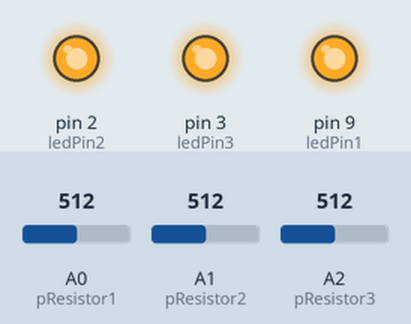
Recording of a sketch running on a simulated Arduino Uno, built with avr-gcc and run on an emulated ATmega328P. On the bench: output pins drawn as LEDs (lit = HIGH). The inputs (shaded band) are chosen by the test bench; at power-on: A0 (pResistor1) = 512, A1 (pResistor2) = 512, A2 (pResistor3) = 512.

Above: at 1.2 s.
1.3 s: A0 (pResistor1) set to 689
2.8 s: A0 (pResistor1) set to 707
At 3.3 s:
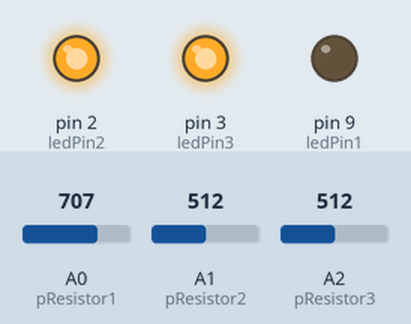
4.3 s: A1 (pResistor2) set to 683
5.8 s: A1 (pResistor2) set to 708
At 6.3 s:
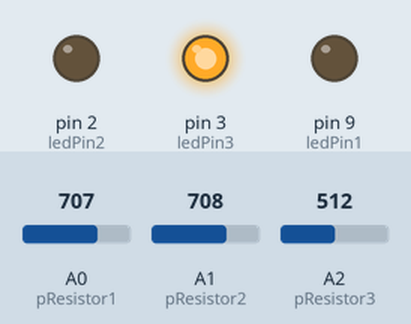
7.3 s: A2 (pResistor3) set to 692
8.8 s: A2 (pResistor3) set to 713
At 9.9 s:
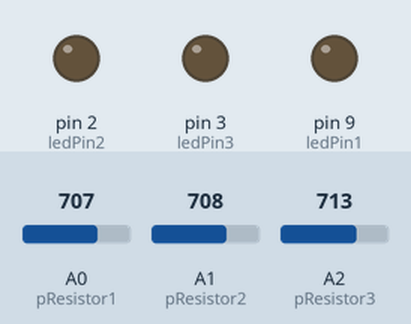
Timing chart, 0 to 11.3 s (numbered marks = the images above; inputs shaded):
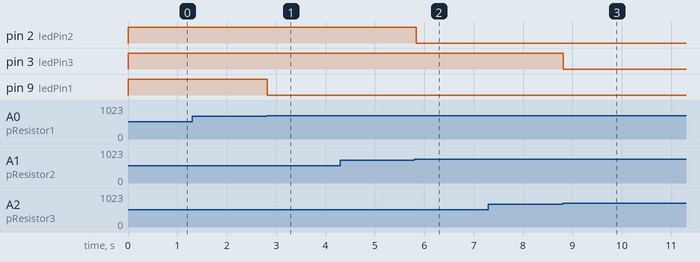

The sketch:

ghostbusters.ino
```cpp
/* Use a photoresistor (or photocell) to turn on an LED in the dark
   More info and circuit schematic: http://www.ardumotive.com/how-to-use-a-photoresistor-en.html
   Dev: Michalis Vasilakis // Date: 8/6/2015 // www.ardumotive.com */

//Higher number = more light needed to turn off.
//Increase by increments of 10 to finetune.
//CHANGE THIS AUDREY :)
int threshold = 700;

//Constants
const int pResistor1 = A0; // Photoresistor at Arduino analog pin A0
const int ledPin1=9;       // Led pin at Arduino pin 9
const int pResistor2 = A1;
const int pResistor3 = A2;
const int ledPin2 = 2;
const int ledPin3 = 3;

//Variables
int value1;          // Store value from photoresistor (0-1023)
int value2;
int value3;

void setup(){
 pinMode(ledPin1, OUTPUT);  // Set lepPin - 9 pin as an output
 pinMode(pResistor1, INPUT);// Set pResistor - A0 pin as an input (optional)
 pinMode(pResistor2, INPUT);
 pinMode(ledPin2, OUTPUT);
 pinMode(ledPin3, OUTPUT);
 pinMode(pResistor3, INPUT);
}

void loop(){
  value1 = analogRead(pResistor1);
  value2 = analogRead(pResistor2);
  value3 = analogRead(pResistor3);

  //You can change value "25"
  if (value1 < threshold){
    digitalWrite(ledPin1, HIGH);
  }
  else{
    digitalWrite(ledPin1, LOW);
  }

  if (value2 < threshold){
    digitalWrite(ledPin2, HIGH);
  }
  else{
    digitalWrite(ledPin2, LOW);
  }

  if (value3 < threshold) {
    digitalWrite(ledPin3, HIGH);  //Turn led off
  }
  else{
    digitalWrite(ledPin3, LOW); //Turn led on
  }

  delay(50); //Small delay
}
```

Measured:
- the behaviour switches between 699 and 700 on A0 (pResistor1) (found by bisection; images 0 and 1)
- the behaviour switches between 699 and 700 on A1 (pResistor2) (found by bisection; images 1 and 2)
- the behaviour switches between 699 and 700 on A2 (pResistor3) (found by bisection; images 2 and 3)
- after the input at 1.3 s, every drawn part: stays the same
- after the input at 2.8 s, pin 9 (ledPin1): HIGH → LOW at once
- after the input at 4.3 s, every drawn part: stays the same
- after the input at 5.8 s, pin 2 (ledPin2): HIGH → LOW at once
- after the input at 7.3 s, every drawn part: stays the same
- after the input at 8.8 s, pin 3 (ledPin3): HIGH → LOW at once
